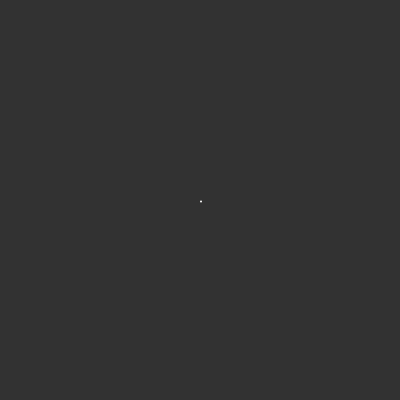
Frame 1 (no input)
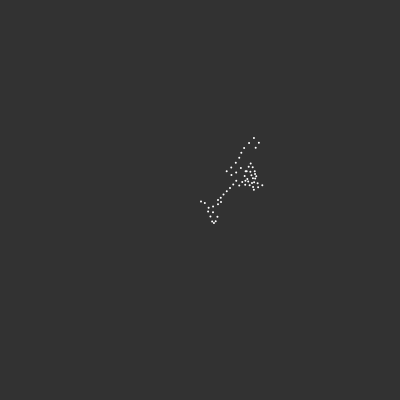
Frame 60 (no input)
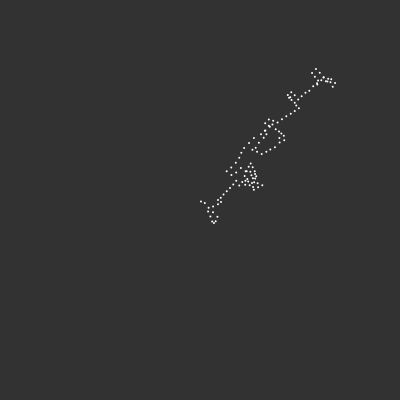
Frame 120 (the mouse pressed at the canvas centre since frame 60)

The p5.js sketch that drew these frames (run headless with seeded random() and noise() and a simulated clock; from frame 60 on, the mouse is pressed at the canvas centre):

// p5.js sketch
// ── sketch.js
let walker
var step

function setup() {
  createCanvas(400, 400);
  background(50)

  step = 1
  walker = new Walker(createVector(200, 200))
}

function draw() {
  let r = floor(random(4))
  //step = randomGaussian(4, 2)
  step = monteCarlo() * 5

  switch (r) {
    case 0:
      walker.velocity.x = step;
      break;

    case 1:
      walker.velocity.x = -step;
      break;

    case 2:
      walker.velocity.y = step
      break;

    case 3:
      walker.velocity.y = -step;
      break;
  }

  walker.update()
  walker.draw()
}

function monteCarlo() {
  while (true) {
    var r1 = random(1)
    var p = r1
    var r2 = random(1)
    if (r2 < p)
      return r1
  }
}




// ── Walker.js
class Walker {
    constructor(pos = createVector(0, 0), vel = createVector(1, 1)) {
        this.pos = pos
        this.velocity = vel
    }

    update() {
        this.pos.add(this.velocity)
    }

    draw() {
        stroke(255)
        strokeWeight(2)
        point(this.pos.x, this.pos.y)
    }
}
// ── random_walker.js
class RandomWalker {
    constructor()
    {
        this.x = random(width)
        this.y = random(height)
        
        this.r = random (255)
        this.g = random (255)
        this.b = random (255)
    }

    walk () {
        let r = floor (random(4))

        switch (r) {
            case 0:
            this.x ++;
            break;

            case 1:
            this.x--;
            break;

            case 2:
            this.y++      
            break;
            
            case 3:
            this.y--;
            break;
        }
    }

    draw () {
        let pixel_id = (this.x + this.y * width) * 4

        pixels[pixel_id] += this.r
        pixels[pixel_id + 1] += this.g
        pixels[pixel_id + 2] += this.b
        pixels[pixel_id + 3] = 255

        //stroke (255)
        //point(this.x, this.y)
    }
}
